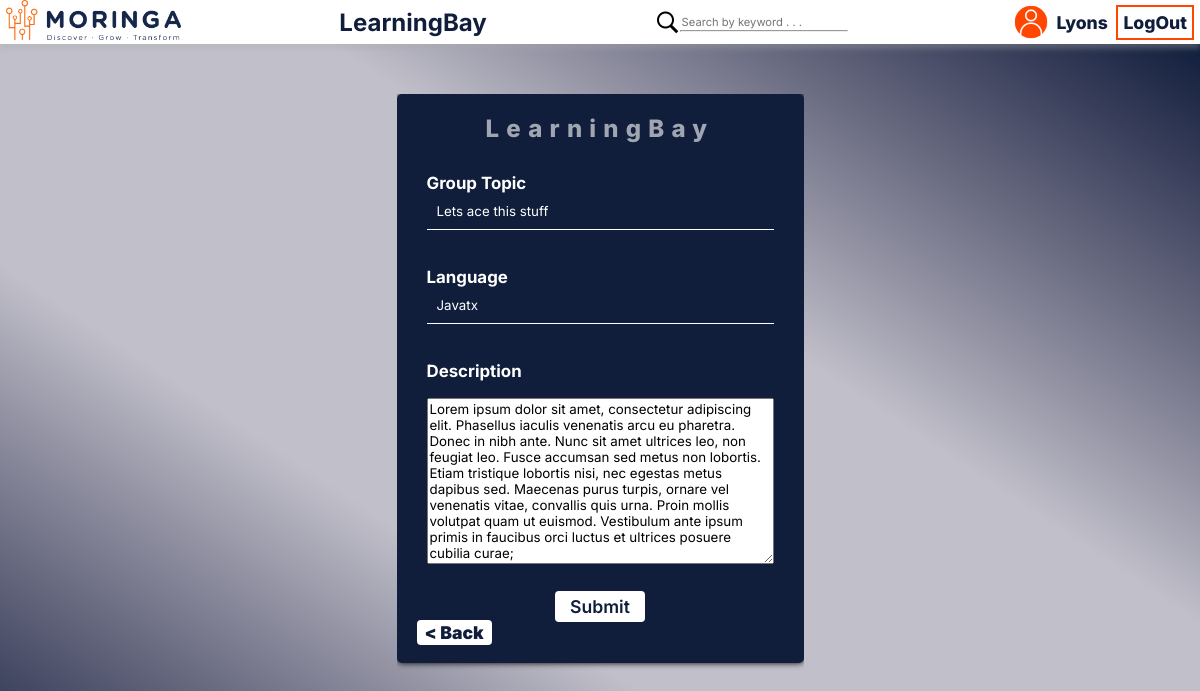
Screenshot of /update-group/14/ (signed in) with the database file from the repository.
### learning/models.py (models this page shows, shortened)
class Group(models.Model):
    leader = models.ForeignKey(User, on_delete=models.SET_NULL, null=True)
    name = models.CharField(max_length=200)
    language = models.ForeignKey(Language, on_delete=models.SET_NULL, null=True)
    description = models.TextField(null=True, blank=True) #blank is for submission, null is for the database
    members = models.ManyToManyField(User, related_name='members', blank=True)
    created = models.DateTimeField(auto_now_add=True) #once
    updated = models.DateTimeField(auto_now=True) #every time
    class Meta:
        ordering = ['-updated', '-created']

class Language(models.Model):
    name = models.CharField(max_length=20)

### learning/views.py (the view, shortened to what this page needs)
# urls.py: path('update-group/<str:pk>/', views.updateGroup, name="update-group"),
@login_required(login_url='login-page')
def updateGroup(request, pk):
    group = Group.objects.get(id = pk)
    form = GroupForm(instance=group)
    languages = Language.objects.all()
    if request.user != group.leader:
        return HttpResponse("You are not authorized")
    context = { 'form': form, 'group': group, 'languages': languages,}
    return render(request, 'learning/create_group.html', context)

### learning/forms.py
class GroupForm(ModelForm):
    class Meta:
        model = Group
        fields = '__all__'
        exclude = ['leader', 'members']

### learning/templates/learning/create_group.html (shortened to what this page needs)
{% extends 'base.html' %}
{% block content %}
<div class="login__reg">
    <div class="forms">
        <div class="login__page">
            <h2> LearningBay </h2>
            <p>&nbsp;</p>
            <form action="" method="post">
                <div class="reg__fields">
                    <h3 for="">Group Topic</h3>
                    {{form.name}}
                </div>
                <p>&nbsp;</p>
                <div class="reg__fields">
                    <h3 for="">Language</h3>
                    <input type="text" list="language-list" value="{{group.language.name}}" name="language" />
                </div>
                <p>&nbsp;</p>
                <div class="reg__fields">
                    <h3 for="">Description</h3>
                    <p>&nbsp;</p>
                    {{form.description}}
                </div>
                <p>&nbsp;</p>
                <input type="Submit" class="btn" value="Submit">
                <h3 class="back"><a href="{{request.META.HTTP_REFERER}}">
                        < Back</a> </h3>
                </form>
                </div> <p>&nbsp;</p>
                            <p>&nbsp;</p>
        </div>
    </div>
    {% endblock content %}

### templates/navbar.html
{% load static %}
<nav>
    <div class="nav__logo">
        <a href="{% url 'home' %}"><img src="{% static 'img/logo.png' %}" alt="Moringa" /></a>
    </div>
    <div class="nav__title">
        <a href="{% url 'home' %}">
            <h2><strong>LearningBay</strong></h2>
        </a>
    </div>
    <div class="nav__search">
        <img src="{% static 'img/search.png' %}" alt="Search" />
        <form action="{% url 'home' %}" method="get">
            <input type="text" name="q" placeholder="Search by keyword . . ." />
            <hr>
        </form>
    </div>
    <div class="nav__login">
        {% if request.user.is_authenticated %}
        <div class="logged__name">
            <img src="{% static 'img/user.png' %}" alt="User" />
            <a href="{% url 'profile' request.user.id %}"><p>{{request.user}}</p></a>
            <p>&nbsp;</p>
        </div>
        <div class="logged__in ">
            <a href="{% url 'logout' %}">LogOut</a>
        </div>
        {% else %}
        <img src="{% static 'img/user.png' %}" alt="User" />
        <a href="{% url 'login-page' %}">Login</a>
        {% endif %}
    </div>
</nav>

### static/styles/main.css (style rules this page uses)
* { font-family: 'Inter', sans-serif; margin: 0; text-decoration: none; box-sizing: border-box; scrollbar-color: #101E3C white; }
a { text-decoration: none; color: inherit; }
body { background: #b3b3b3; width: 100%; height: 100vh; overflow: hidden; }
nav { display: flex; position: sticky; top: 0; align-items: center; justify-content: space-between; padding-left: .5%; padding-right: .5%; background: #FFFFFF; box-shadow: 0px 5px 5px rgba(170, 170, 170, 0.336); z-index: 1001; }
.nav__logo img { height: 45px; }
.nav__title { font-weight: 800; font-size: 1.3rem; color: #101E3C; }
.nav__search { display: flex; color: #101E3C; }
.nav__search img { height: 30px; }
.nav__search input { outline: none; border: none; color: #101E3C; }
hr { color: #101E3C; }
.nav__login { display: flex; align-items: center; justify-content: space-between; background-color: white; }
.nav__login img { height: 40px; }
.nav__login a { font-size: 1.2rem; padding: 5px; font-weight: 800; color: #101E3C; }
.logged__in { display: flex; flex-direction: column; }
.logged__name { display: flex; align-items: center; }
.logged__name img { height: 28px; }
.logged__name p { text-transform: capitalize; font-weight: 800; }
.logged__in a { font-size: .8rem; border: 2px solid #FF4702; padding: 5px; }
.login__reg { display: grid; grid-template-columns: 1fr; min-height: 100vh; padding: 20px; place-items: center; position: relative; background-image: linear-gradient(to right top, #101e3c, #3c415d, #67697f, #9393a4, #c1c0ca, #c1c0ca, #c1c0ca, #c1c0ca, #9393a4, #67697f, #3c415d, #101e3c); }
.forms { position: absolute; top: 50px; bottom: 10px; overflow: auto; margin-left: auto; margin-right: auto; scroll-behavior: smooth; }
.forms { -ms-overflow-style: 10px; scrollbar-width: thin; }
.login__page { background-color: #101E3C; color: white; display: flex; flex-direction: column; padding: 20px; box-shadow: 0px 0px 6px rgb(0, 0, 0); border-radius: 5px; align-items: center; justify-content: space-around; }
.login__page h2 { font-weight: 800; letter-spacing: .45rem; opacity: .6; }
.login__page form { color: white; display: flex; font-weight: 700; flex-direction: column; font-size: .9rem; }
.login__page form input { border: none; outline: none; padding: 10px; border-bottom: 1px solid #ffffff; background-color: transparent; color: white; }
.btn { align-self: center; background-color: white !important; border-radius: 4px; padding: 5px 15px !important; font-weight: 600; font-size: 1.1rem; border: none !important; color: #101E3C !important; cursor: pointer; }
.back a { color: white; text-decoration: none; font-weight: 900; font-size: 1.1rem; width: fit-content; background-color: white; color: #101E3C; padding: 2px 8px; border-radius: 4px; }
.reg__fields { display: flex; flex-direction: column; padding: 10px; }
@media only screen and (min-width: 600px) { .nav__logo img { height: 25px; } }
@media only screen and (min-width: 600px) { .nav__search img { height: 20px; } }
@media only screen and (min-width: 600px) { .nav__title { font-weight: 800; font-size: .85rem; color: #101E3C; margin-right: 4px; } }
@media only screen and (min-width: 600px) { .nav__login img { height: 20px; } }
@media only screen and (min-width: 600px) { .nav__search input { font-size: .6rem; } }
@media only screen and (min-width: 600px) { .nav__search { padding: 5px; } }
@media only screen and (min-width: 600px) { .nav__login a { font-size: .8rem; } }
@media only screen and (min-width: 890px) { .nav__logo img { height: 40px; } }
@media only screen and (min-width: 890px) { .nav__search img { height: 25px; } }
@media only screen and (min-width: 890px) { .nav__title { font-weight: 800; font-size: 1rem; color: #101E3C; margin-right: 4px; } }
@media only screen and (min-width: 890px) { .nav__login img { height: 40px; } }
@media only screen and (min-width: 890px) { .nav__search input { font-size: .7rem; } }
@media only screen and (min-width: 890px) { .nav__search { padding: 5px; } }
@media only screen and (min-width: 890px) { .nav__login a { font-size: 1.1rem; } }

### rows the page displays
Group: name "Lets ace this stuff", language "Javatx", description "Lorem ipsum dolor sit amet, consectetur adipiscing elit. Phasellus iaculis venenatis arcu eu pharetra. Donec in nibh ante. Nunc sit amet ultrices leo, non feugiat leo. Fusce accumsan sed metus non lobortis. Etiam tristique lobortis nisi, nec egestas metus dapibus sed. Maecenas purus turpis, ornare vel venenatis vitae, convallis quis urna. Proin mollis volutpat quam ut euismod. Vestibulum ante ipsum primis in faucibus orci luctus et ultrices posuere cubilia curae;"

### other values shown
{{ request.user }} "Lyons"
